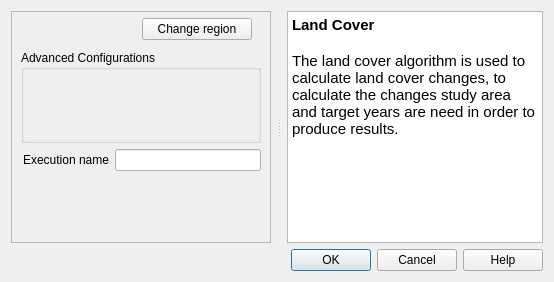
<?xml version="1.0" encoding="UTF-8"?>
<ui version="4.0">
 <class>DlgCalculateLC</class>
 <widget class="QDialog" name="DlgCalculateLC">
  <property name="geometry">
   <rect>
    <x>0</x>
    <y>0</y>
    <width>554</width>
    <height>282</height>
   </rect>
  </property>
  <property name="sizePolicy">
   <sizepolicy hsizetype="Fixed" vsizetype="Fixed">
    <horstretch>0</horstretch>
    <verstretch>0</verstretch>
   </sizepolicy>
  </property>
  <property name="windowTitle">
   <string> Land Cover | Land Degradation</string>
  </property>
  <layout class="QVBoxLayout" name="verticalLayout">
   <item>
    <widget class="QSplitter" name="splitter">
     <property name="orientation">
      <enum>Qt::Horizontal</enum>
     </property>
     <property name="handleWidth">
      <number>16</number>
     </property>
     <widget class="QFrame" name="configurations">
      <property name="sizePolicy">
       <sizepolicy hsizetype="Expanding" vsizetype="Expanding">
        <horstretch>2</horstretch>
        <verstretch>0</verstretch>
       </sizepolicy>
      </property>
      <property name="frameShape">
       <enum>QFrame::StyledPanel</enum>
      </property>
      <property name="frameShadow">
       <enum>QFrame::Raised</enum>
      </property>
      <layout class="QVBoxLayout" name="verticalLayout_3">
       <property name="leftMargin">
        <number>9</number>
       </property>
       <property name="topMargin">
        <number>0</number>
       </property>
       <property name="rightMargin">
        <number>9</number>
       </property>
       <property name="bottomMargin">
        <number>4</number>
       </property>
       <item>
        <widget class="QFrame" name="setup_frame">
         <property name="frameShape">
          <enum>QFrame::NoFrame</enum>
         </property>
         <property name="frameShadow">
          <enum>QFrame::Raised</enum>
         </property>
        </widget>
       </item>
       <item>
        <layout class="QHBoxLayout" name="horizontalLayout">
         <property name="leftMargin">
          <number>5</number>
         </property>
         <property name="rightMargin">
          <number>9</number>
         </property>
         <property name="bottomMargin">
          <number>4</number>
         </property>
         <item>
          <widget class="QLabel" name="region_la">
           <property name="toolTip">
            <string>The current selected region of interest</string>
           </property>
           <property name="text">
            <string/>
           </property>
           <property name="wordWrap">
            <bool>true</bool>
           </property>
          </widget>
         </item>
         <item>
          <widget class="QPushButton" name="region_button">
           <property name="toolTip">
            <string>&lt;html&gt;&lt;head/&gt;&lt;body&gt;&lt;p&gt;Opens settings dialog in order to change region of interest.&lt;/p&gt;&lt;p&gt;&lt;br/&gt;&lt;/p&gt;&lt;/body&gt;&lt;/html&gt;</string>
           </property>
           <property name="text">
            <string>Change region</string>
           </property>
          </widget>
         </item>
        </layout>
       </item>
       <item>
        <widget class="QgsCollapsibleGroupBox" name="advance_configurations">
         <property name="title">
          <string>Advanced Configurations</string>
         </property>
         <property name="collapsed">
          <bool>true</bool>
         </property>
         <layout class="QVBoxLayout" name="verticalLayout_4">
          <property name="leftMargin">
           <number>1</number>
          </property>
          <property name="topMargin">
           <number>1</number>
          </property>
          <property name="rightMargin">
           <number>1</number>
          </property>
          <property name="bottomMargin">
           <number>1</number>
          </property>
          <item>
           <widget class="QScrollArea" name="scroll_area">
            <property name="frameShape">
             <enum>QFrame::NoFrame</enum>
            </property>
            <property name="widgetResizable">
             <bool>true</bool>
            </property>
            <widget class="QWidget" name="scrollAreaWidgetContents">
             <property name="geometry">
              <rect>
               <x>0</x>
               <y>0</y>
               <width>242</width>
               <height>94</height>
              </rect>
             </property>
            </widget>
           </widget>
          </item>
         </layout>
        </widget>
       </item>
       <item>
        <layout class="QHBoxLayout" name="horizontalLayout_2">
         <property name="leftMargin">
          <number>2</number>
         </property>
         <item>
          <widget class="QLabel" name="execution_name_la">
           <property name="toolTip">
            <string>Auto generated name for the task which can be edited</string>
           </property>
           <property name="text">
            <string>Execution name</string>
           </property>
          </widget>
         </item>
         <item>
          <widget class="QLineEdit" name="execution_name_le"/>
         </item>
        </layout>
       </item>
       <item>
        <spacer name="verticalSpacer">
         <property name="orientation">
          <enum>Qt::Vertical</enum>
         </property>
         <property name="sizeHint" stdset="0">
          <size>
           <width>20</width>
           <height>40</height>
          </size>
         </property>
        </spacer>
       </item>
      </layout>
     </widget>
     <widget class="QTextBrowser" name="alg_help">
      <property name="sizePolicy">
       <sizepolicy hsizetype="Expanding" vsizetype="Expanding">
        <horstretch>0</horstretch>
        <verstretch>0</verstretch>
       </sizepolicy>
      </property>
      <property name="accessibleName">
       <string/>
      </property>
      <property name="html">
       <string>&lt;!DOCTYPE HTML PUBLIC &quot;-//W3C//DTD HTML 4.0//EN&quot; &quot;http://www.w3.org/TR/REC-html40/strict.dtd&quot;&gt;
&lt;html&gt;&lt;head&gt;&lt;meta name=&quot;qrichtext&quot; content=&quot;1&quot; /&gt;&lt;style type=&quot;text/css&quot;&gt;
p, li { white-space: pre-wrap; }
&lt;/style&gt;&lt;/head&gt;&lt;body style=&quot; font-family:'Ubuntu'; font-size:11pt; font-weight:400; font-style:normal;&quot;&gt;
&lt;p style=&quot; margin-top:0px; margin-bottom:0px; margin-left:0px; margin-right:0px; -qt-block-indent:0; text-indent:0px;&quot;&gt;&lt;span style=&quot; font-weight:600;&quot;&gt;Land Cover&lt;/span&gt;&lt;/p&gt;
&lt;p style=&quot;-qt-paragraph-type:empty; margin-top:0px; margin-bottom:0px; margin-left:0px; margin-right:0px; -qt-block-indent:0; text-indent:0px; font-weight:600;&quot;&gt;&lt;br /&gt;&lt;/p&gt;
&lt;p style=&quot; margin-top:0px; margin-bottom:0px; margin-left:0px; margin-right:0px; -qt-block-indent:0; text-indent:0px;&quot;&gt;The land cover algorithm is used to calculate land cover changes, to calculate the changes study area and target years are need in order to produce results.&lt;/p&gt;&lt;/body&gt;&lt;/html&gt;</string>
      </property>
      <property name="openExternalLinks">
       <bool>true</bool>
      </property>
      <property name="openLinks">
       <bool>false</bool>
      </property>
     </widget>
    </widget>
   </item>
   <item>
    <widget class="QDialogButtonBox" name="button_box">
     <property name="orientation">
      <enum>Qt::Horizontal</enum>
     </property>
     <property name="standardButtons">
      <set>QDialogButtonBox::Cancel|QDialogButtonBox::Help|QDialogButtonBox::Ok</set>
     </property>
    </widget>
   </item>
  </layout>
 </widget>
 <customwidgets>
  <customwidget>
   <class>QgsCollapsibleGroupBox</class>
   <extends>QGroupBox</extends>
   <header>qgis.gui</header>
   <container>1</container>
  </customwidget>
 </customwidgets>
 <resources/>
 <connections>
  <connection>
   <sender>button_box</sender>
   <signal>accepted()</signal>
   <receiver>DlgCalculateLC</receiver>
   <slot>accept()</slot>
   <hints>
    <hint type="sourcelabel">
     <x>544</x>
     <y>272</y>
    </hint>
    <hint type="destinationlabel">
     <x>553</x>
     <y>0</y>
    </hint>
   </hints>
  </connection>
  <connection>
   <sender>button_box</sender>
   <signal>rejected()</signal>
   <receiver>DlgCalculateLC</receiver>
   <slot>reject()</slot>
   <hints>
    <hint type="sourcelabel">
     <x>524</x>
     <y>272</y>
    </hint>
    <hint type="destinationlabel">
     <x>515</x>
     <y>281</y>
    </hint>
   </hints>
  </connection>
 </connections>
</ui>
